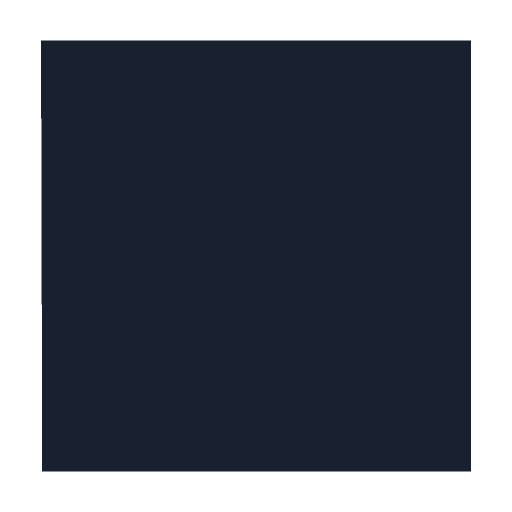
#> input picture vampirish/Vampirish_bg.png, 1024 x 1024 px, found by its file name (shown at 1/2 size); its folder holds only this picture in this run
$ python build_frames.py
#> lines starting #> are read from the running program, lines starting #| are printed output that depends on the picture
"""
build_frames.py: turn your Procreate PNG layers into the finished frames the web page plays.

What it does, in plain terms:
  1. For every frame, it stacks your layers in this order (bottom to top):
        solid navy  ->  Vampirish_bg.png  ->  "base" layer (if the animation has one)
        ->  the numbered frame  ->  "fg" layer (if the animation has one)
  2. Crops the result to the navy square, shrinks it to 768 x 768 and saves it as a small .webp.
  3. Skips duplicates: if two frames are pixel-for-pixel the same (for example blood's last frame and
     gone's first frame) the picture is stored once and both animations point at it.
  4. Writes p2_anims.js: the list of picture files plus each animation's timing, which the page reads.

How to run it (needs Python and the Pillow library: pip install pillow):
    python3 build_frames.py /path/to/your/vampirish/folder
The folder must contain Vampirish_bg.png and one sub-folder per animation (blood/, gone/, held/, neck/, prick/).
Results go into a frames/ folder and p2_anims.js next to this script.

To change the speed, edit the numbers in the TIMING section near the bottom.
"""
import hashlib, json, os, sys
from PIL import Image

# ---------- Where things are ----------
SRC = sys.argv[1] if len(sys.argv) > 1 else '/mnt/user-data/uploads/vampirish/'
SRC = SRC.rstrip('/') + '/'
OUT = 'frames/'
os.makedirs(OUT, exist_ok=True)

BOX = (82, 82, 942, 942)     # the navy square inside your 1024 x 1024 canvas (left, top, right, bottom)
SZ = 768                     # finished size of each frame in pixels
NAVY = (25, 33, 49, 255)     # solid navy underneath everything, so the ragged edge of the background never shows black

bg = Image.open(SRC + 'Vampirish_bg.png').convert('RGBA')
#> bg is the input picture: PIL image 1024x1024 RGBA; mean R, G, B, A 17.6, 23.3, 34.6, 180

def load(path):
    return Image.open(SRC + path).convert('RGBA')

def composite(frame, base=None, fg=None):
    """Stack the layers for one frame and return the finished, cropped, shrunken picture."""
#> called with frame = 'prick/prick1.png', base = 'prick/prick_base.png'
    im = Image.alpha_composite(Image.new('RGBA', bg.size, NAVY), bg)   # navy + background
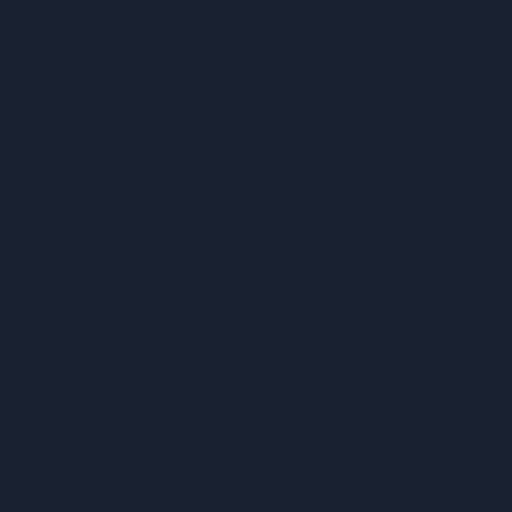
#> im: PIL image 1024x1024 RGBA (shown at 1/2 size); mean R, G, B, A 25, 33, 49, 255
    if base:
        im = Image.alpha_composite(im, load(base))                     # base goes BEHIND the frame
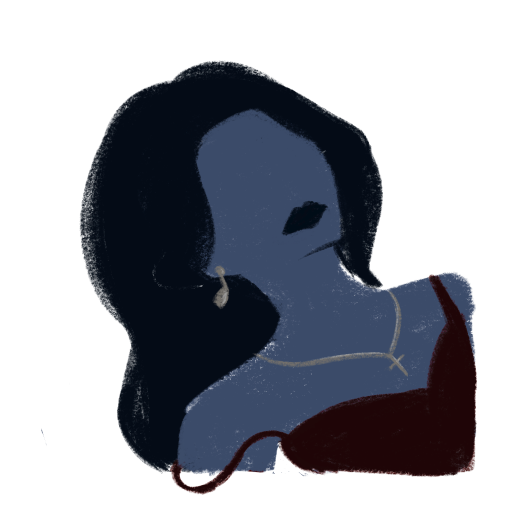
#> input picture vampirish/prick/prick_base.png, 1024 x 1024 px, found by its file name (shown at 1/2 size)
#> in load, returned value is the input picture: PIL image 1024x1024 RGBA; mean R, G, B, A 14.6, 17.1, 25.1, 116.8
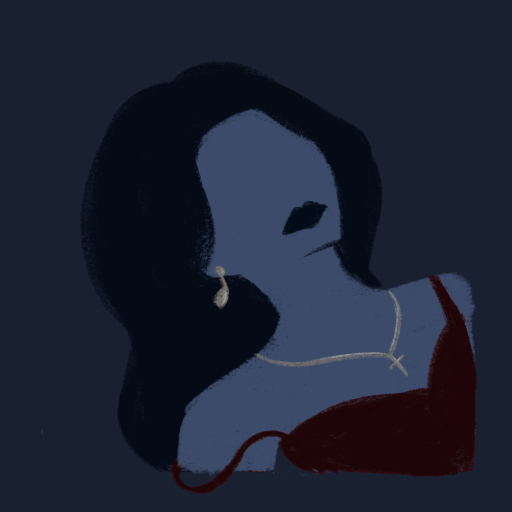
#> im: PIL image 1024x1024 RGBA (shown at 1/2 size); mean R, G, B, A 27.8, 34.7, 51.1, 255
    im = Image.alpha_composite(im, load(frame))                        # the frame itself
    if fg:
        im = Image.alpha_composite(im, load(fg))                       # fg goes IN FRONT of the frame
    return im.crop(BOX).convert('RGB').resize((SZ, SZ), Image.LANCZOS)

# ---------- Keeping track of the pictures we've saved ----------
files = []     # the finished picture files, in order
seen = {}      # fingerprint of a picture -> its number in `files` (this is how duplicates are spotted)

def add(img, name):
    """Save a picture unless an identical one already exists. Returns its number in `files`."""
    fingerprint = hashlib.md5(img.tobytes()).hexdigest()
    if fingerprint in seen:
        return seen[fingerprint]
    filename = f'{name}.webp'
    img.save(OUT + filename, 'WEBP', quality=90, method=6)
    files.append(filename)
    seen[fingerprint] = len(files) - 1
    return seen[fingerprint]

def make_animation(name, frames, durations, base=None, fg=None):
    """Build one animation. Returns a list of [picture number, how many milliseconds to show it]."""
    ids = [add(composite(f, base, fg), f'{name}_{i + 1:02d}') for i, f in enumerate(frames)]
    return [[k, d] for k, d in zip(ids, durations)]

# =====================================================================
# TIMING: change the speed here. All numbers are milliseconds.
#   250 ms per frame = 4 frames per second.
#   The first frame is held a little longer (1000) and the last longer still (1250).
# =====================================================================
FIRST, STEP, LAST = 1000, 250, 1250

anims = {}

# prick: 4 frames on top of a base layer
#> (the run stopped early here; a loop or call above may not have finished)
